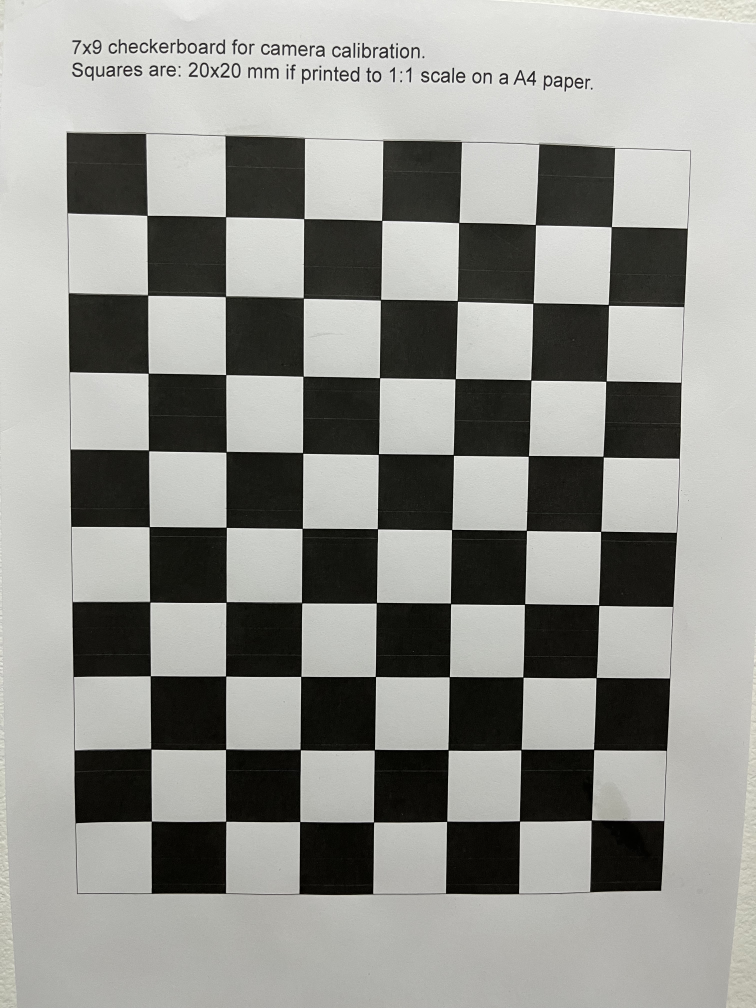
#> input picture calibration_images/IMG_1605.jpeg, 3024 x 4032 px (shown at 1/4 size); its folder holds only this picture in this run
$ python step1_calibration.py
#> lines starting #> are read from the running program, lines starting #| are printed output that depends on the picture

import cv2
import numpy as np
import glob
import os

# ══════════════════════════════════════════════
#  PARAMÈTRES — VÉRIFIE CES VALEURS
# ══════════════════════════════════════════════
COLS        = 9     # coins internes horizontaux (cases - 1)
ROWS        = 7     # coins internes verticaux   (cases - 1)
SQUARE_SIZE = 20    # taille d'un carré en mm (écrit sur ton damier : 20x20mm ✅)
RESIZE_W    = 1280  # largeur de travail (réduit pour la vitesse)

# ══════════════════════════════════════════════
#  PRÉPARATION
# ══════════════════════════════════════════════
criteria = (cv2.TERM_CRITERIA_EPS + cv2.TERM_CRITERIA_MAX_ITER, 30, 0.001)

objp = np.zeros((ROWS * COLS, 3), np.float32)
objp[:, :2] = np.mgrid[0:COLS, 0:ROWS].T.reshape(-1, 2) * SQUARE_SIZE

objpoints = []
imgpoints = []

# ══════════════════════════════════════════════
#  CHARGEMENT ET TRAITEMENT DES IMAGES
# ══════════════════════════════════════════════
images = (glob.glob('calibration_images/*.jpg')  +
          glob.glob('calibration_images/*.jpeg') +
          glob.glob('calibration_images/*.png')  +
          glob.glob('calibration_images/*.JPG')  +
          glob.glob('calibration_images/*.JPEG'))

print(f"[INFO] {len(images)} images trouvées")
print(f"[INFO] Damier : {COLS}×{ROWS} coins internes, carrés {SQUARE_SIZE}mm")
print(f"[INFO] Redimensionnement à {RESIZE_W}px de large\n")

scale_ratio  = None   # ratio de redimensionnement (calculé sur 1ère image)
original_size = None  # taille originale des images

ok_count   = 0
fail_count = 0

for i, fname in enumerate(images):
    img = cv2.imread(fname)
#> img is the input picture: shape (4032, 3024, 3); mean B, G, R 143.3, 148, 147.5
    if img is None:
        print(f"  ⚠️  Impossible de lire : {fname}")
        continue

    h_orig, w_orig = img.shape[:2]
#> h_orig = 4032; w_orig = 3024

    if scale_ratio is None:
        scale_ratio   = RESIZE_W / w_orig
#> scale_ratio = 0.423
        original_size = (w_orig, h_orig)
#> original_size = (3024, 4032)
        resize_h      = int(h_orig * scale_ratio)
#> resize_h = 1706
        print(f"[INFO] Taille originale : {w_orig}×{h_orig} px")
#| [INFO] Taille originale : 3024×4032 px
        print(f"[INFO] Taille de travail : {RESIZE_W}×{resize_h} px")
#| [INFO] Taille de travail : 1280×1706 px
        print(f"[INFO] Ratio : {scale_ratio:.4f}\n")
#| [INFO] Ratio : 0.4233

    # ── Redimensionnement ─────────────────────────────────────
    img_small = cv2.resize(img, (RESIZE_W, int(h_orig * scale_ratio)))
    gray      = cv2.cvtColor(img_small, cv2.COLOR_BGR2GRAY)

    # ── Détection des coins ───────────────────────────────────
    print(f"  [{i+1}/{len(images)}] {os.path.basename(fname)} ... ", end='', flush=True)
    ret, corners = cv2.findChessboardCorners(gray, (COLS, ROWS), None)
#> ret = True; corners = 63 rows, first 8: [1035.1, 384.3], [1030.1, 516.3], [1026.1, 645.7], [1021.2, 773.1], [1017.1, 899.7], [1014.2, 1024.6], [1009.3, 1147.4], [1005.2, 1268.5]

    if ret:
        ok_count += 1
        objpoints.append(objp)

        corners_refined = cv2.cornerSubPix(
            gray, corners, (11, 11), (-1, -1), criteria
        )
#> corners_refined = 63 rows, first 8: [1035.3, 384.1], [1030.4, 516.2], [1026.1, 645.4], [1021.4, 773.3], [1017.3, 899.5], [1014.1, 1024.5], [1009.5, 1147.1], [1005.5, 1268.7]
        imgpoints.append(corners_refined)
        print(f"✅ coins détectés")

        # Visualisation rapide
        vis = img_small.copy()
        cv2.drawChessboardCorners(vis, (COLS, ROWS), corners_refined, ret)
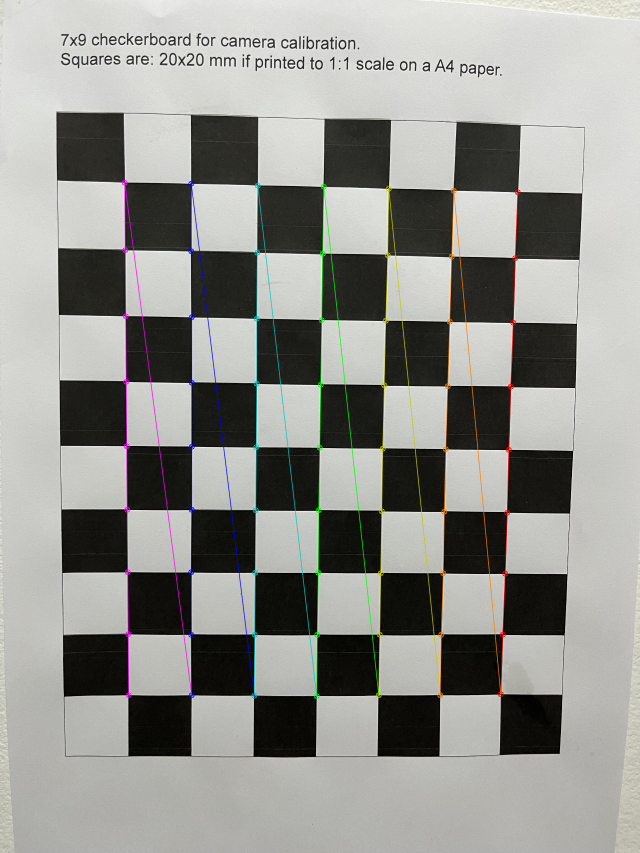
#> vis: shape (1706, 1280, 3) (shown at 1/2 size); mean B, G, R 143.2, 148, 147.6
        cv2.imshow('Calibration — appuie une touche', vis)
        cv2.waitKey(300)
    else:
        fail_count += 1
        print(f"❌ coins NON détectés")

cv2.destroyAllWindows()

print(f"\n{'='*50}")
print(f"  Images valides   : {ok_count}")
print(f"  Images rejetées  : {fail_count}")
print(f"{'='*50}\n")

if ok_count < 5:
    print("❌ Moins de 5 images valides — calibration impossible.")
    print("   Reprends les photos en suivant les conseils.")
    exit()
#> (the program exits here)
